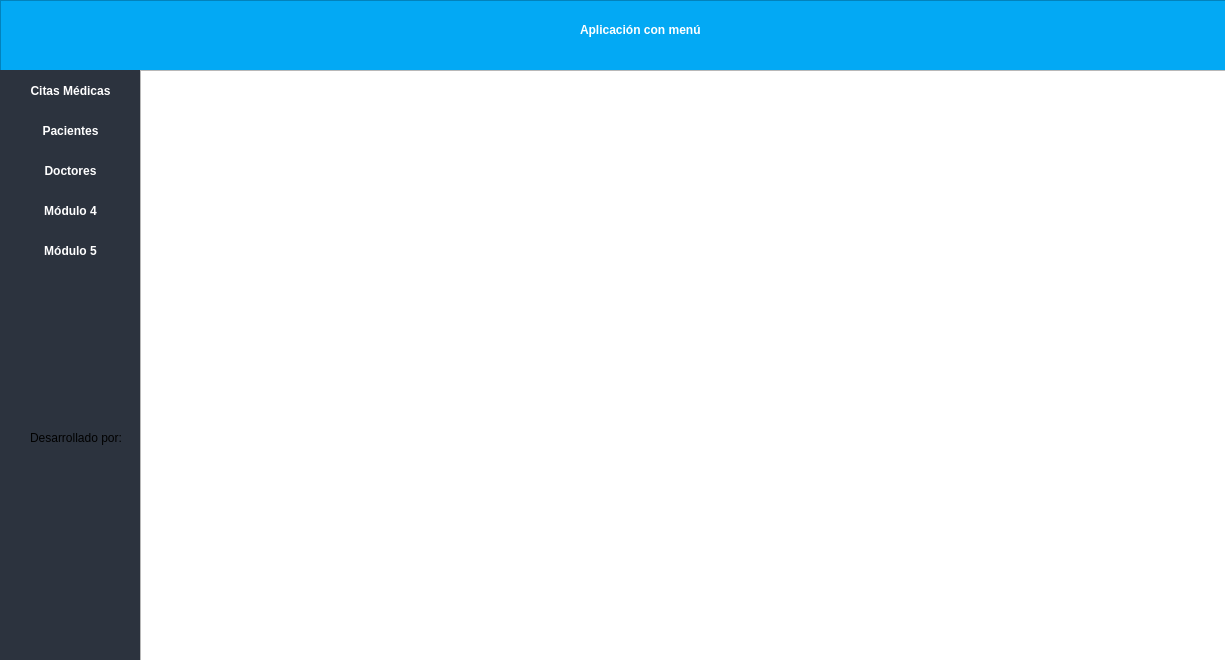
<?xml version="1.0" encoding="UTF-8"?>
<ui version="4.0">
 <class>Form</class>
 <widget class="QWidget" name="Form">
  <property name="geometry">
   <rect>
    <x>0</x>
    <y>0</y>
    <width>1225</width>
    <height>660</height>
   </rect>
  </property>
  <property name="windowTitle">
   <string>Form</string>
  </property>
  <property name="styleSheet">
   <string notr="true">#Form{  background-color:#fff; }
#pushButton{  background-color: red; color:#fff;}
#frame{  background-color:#03A9F4;
	box-shadow: 10px 5px 5px black;}
#label{ color:#fff; 	font-weight: bold; }



#Fondo{
	background-color: #fff;
}
#fondoTitulo{
	background-color:#03A9F4;
	box-shadow: 10px 5px 5px black;
}


#titulo{
	font-size: 25px;
    color:#fff;
	font-family: Arial, Verdana;
	font-weight: bold;
}

#btnLimpiar{ background: #0277BD; color: #fff; font-size: 12px;font-weight: bold;  }



#calendario2 QToolButton {
  	height: 36px;
  	width: 120px;
  	color: white;
  	font-size: 12px;
  	icon-size: 35px, 35px;
  	background-color:#00838f
  }

 #calendario2 QMenu {
  	width: 150px;
  	left: 20px;
  	color: white;
  	font-size: 14px;
  	background-color: rgb(100, 100, 100);
  }

</string>
  </property>
  <widget class="QFrame" name="frame">
   <property name="geometry">
    <rect>
     <x>0</x>
     <y>0</y>
     <width>1231</width>
     <height>71</height>
    </rect>
   </property>
   <property name="frameShape">
    <enum>QFrame::StyledPanel</enum>
   </property>
   <property name="frameShadow">
    <enum>QFrame::Raised</enum>
   </property>
   <widget class="QLabel" name="label">
    <property name="geometry">
     <rect>
      <x>580</x>
      <y>20</y>
      <width>141</width>
      <height>20</height>
     </rect>
    </property>
    <property name="text">
     <string>Aplicación con menú</string>
    </property>
   </widget>
  </widget>
  <widget class="QFrame" name="frame_2">
   <property name="geometry">
    <rect>
     <x>0</x>
     <y>70</y>
     <width>141</width>
     <height>591</height>
    </rect>
   </property>
   <property name="styleSheet">
    <string notr="true">#frame_2, #menu1, #menu2, #menu3, #menu4, #menu5{
	background-color:#2c333e; color:#fff; font-size: 12px; font-family:   	Arial,Verdana; font-weight: bold; border:0px;
}
#menu1:hover, #menu2:hover, #menu3:hover, #menu4:hover, #menu5:hover{
	background-color:#0cc597; color:#fff;
}

</string>
   </property>
   <property name="frameShape">
    <enum>QFrame::StyledPanel</enum>
   </property>
   <property name="frameShadow">
    <enum>QFrame::Raised</enum>
   </property>
   <widget class="QPushButton" name="menu1">
    <property name="geometry">
     <rect>
      <x>0</x>
      <y>40</y>
      <width>141</width>
      <height>41</height>
     </rect>
    </property>
    <property name="cursor">
     <cursorShape>PointingHandCursor</cursorShape>
    </property>
    <property name="text">
     <string>Pacientes</string>
    </property>
   </widget>
   <widget class="QPushButton" name="menu2">
    <property name="geometry">
     <rect>
      <x>0</x>
      <y>80</y>
      <width>141</width>
      <height>41</height>
     </rect>
    </property>
    <property name="cursor">
     <cursorShape>PointingHandCursor</cursorShape>
    </property>
    <property name="text">
     <string>Doctores</string>
    </property>
   </widget>
   <widget class="QPushButton" name="menu3">
    <property name="geometry">
     <rect>
      <x>0</x>
      <y>0</y>
      <width>141</width>
      <height>41</height>
     </rect>
    </property>
    <property name="cursor">
     <cursorShape>PointingHandCursor</cursorShape>
    </property>
    <property name="text">
     <string>Citas Médicas</string>
    </property>
   </widget>
   <widget class="QPushButton" name="menu4">
    <property name="geometry">
     <rect>
      <x>0</x>
      <y>120</y>
      <width>141</width>
      <height>41</height>
     </rect>
    </property>
    <property name="cursor">
     <cursorShape>PointingHandCursor</cursorShape>
    </property>
    <property name="text">
     <string>Módulo 4</string>
    </property>
   </widget>
   <widget class="QPushButton" name="menu5">
    <property name="geometry">
     <rect>
      <x>0</x>
      <y>160</y>
      <width>141</width>
      <height>41</height>
     </rect>
    </property>
    <property name="cursor">
     <cursorShape>PointingHandCursor</cursorShape>
    </property>
    <property name="text">
     <string>Módulo 5</string>
    </property>
   </widget>
   <widget class="QLabel" name="label_2">
    <property name="geometry">
     <rect>
      <x>30</x>
      <y>360</y>
      <width>91</width>
      <height>16</height>
     </rect>
    </property>
    <property name="text">
     <string>Desarrollado por:</string>
    </property>
   </widget>
  </widget>
  <widget class="QFrame" name="framePrincipal">
   <property name="geometry">
    <rect>
     <x>140</x>
     <y>70</y>
     <width>1091</width>
     <height>591</height>
    </rect>
   </property>
   <property name="frameShape">
    <enum>QFrame::StyledPanel</enum>
   </property>
   <property name="frameShadow">
    <enum>QFrame::Raised</enum>
   </property>
   <widget class="QWidget" name="verticalLayoutWidget">
    <property name="geometry">
     <rect>
      <x>0</x>
      <y>0</y>
      <width>1091</width>
      <height>591</height>
     </rect>
    </property>
    <layout class="QVBoxLayout" name="contenidoPrincipal"/>
   </widget>
  </widget>
 </widget>
 <resources/>
 <connections/>
</ui>
